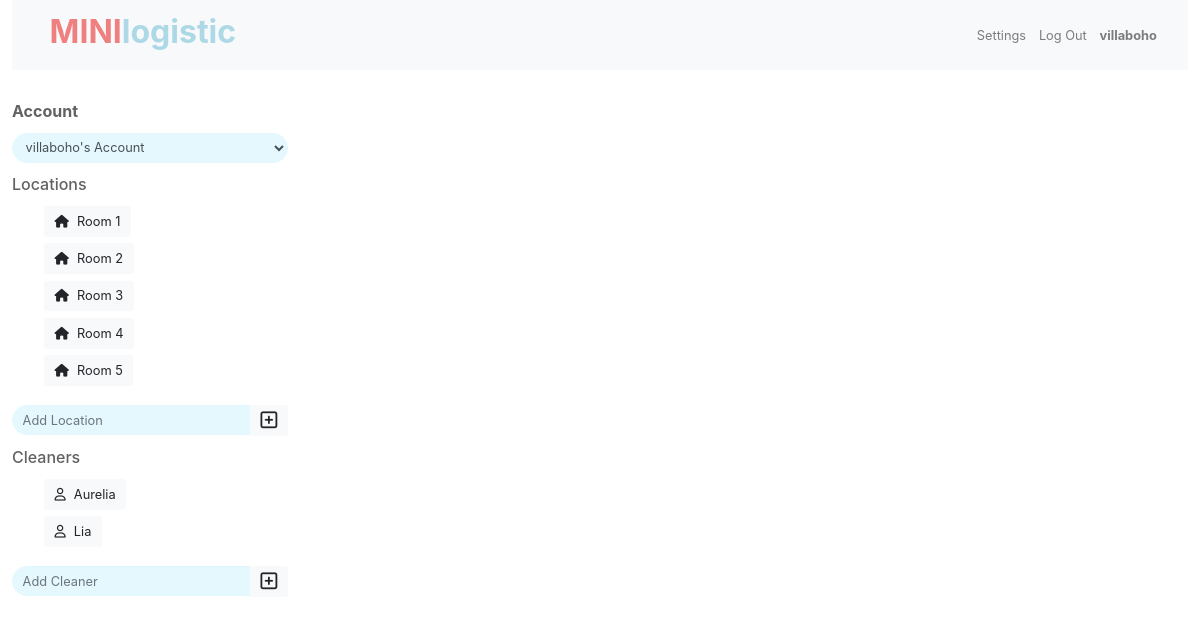
The app's page /minilogistic/settings/ (signed in) with its own data.
### minilogistic/models.py (models this page shows, shortened)
class User(AbstractUser):
    groups = models.ManyToManyField(Group, related_name='minilogistic_users', blank=True)
    user_permissions = models.ManyToManyField(Permission, related_name='minilogistic_users', blank=True)

class Account(models.Model):
    name = models.CharField(max_length=64)
    created_by = models.ForeignKey(User, on_delete=models.CASCADE, related_name="accounts_created", blank=True)
    date_created = models.DateTimeField(default= datetime.today)
    def __str__(self):
        return f"{self.name}"

class Location(models.Model):
    account = models.ForeignKey(Account, on_delete=models.CASCADE, related_name="locations")
    name = models.CharField(max_length=64)
    address = models.TextField(max_length=200, blank=True)
    comment = models.TextField(max_length=500, blank=True)
    date_created = models.DateTimeField(default= datetime.today)

class Cleaner(models.Model):
    account = models.ForeignKey(Account, on_delete=models.CASCADE, related_name="cleaners")
    name = models.CharField(max_length=64)
    title = models.TextField(max_length=200, blank=True, null=True)
    email = models.EmailField(blank=True, null=True)
    phone_number = PhoneNumberField(blank=True, null=True)
    date_created = models.DateTimeField(default= datetime.today)

### minilogistic/views.py (the view)
# urls.py: path('settings/', views.settings_view, name="settings"),
@login_required
def settings_view(request):
    user = request.user
    account_users = AccountUser.objects.filter(user=user)
    accounts = [account_user.account for account_user in account_users]
    selector = Selector.objects.filter(user=user).first()
    selected_account= selector.account
    locations = Location.objects.filter(account=selected_account)
    cleaners = Cleaner.objects.filter(account=selected_account)
    if request.method == "POST":
        new_location_name = request.POST.get("new_location")
        if new_location_name:
            new_location = Location(name=new_location_name, account=selected_account)
            new_location.save()
            return HttpResponseRedirect(reverse("minilogistic:settings"))
        new_cleaner_name = request.POST.get("new_cleaner")
        if new_cleaner_name:
            new_cleaner = Cleaner(name=new_cleaner_name, account=selected_account)
            new_cleaner.save()
            return HttpResponseRedirect(reverse("minilogistic:settings"))
    else:
        return render(request, "minilogistic/settings.html", {
            "accounts": accounts,
            "selected_account": selected_account,
            "locations": locations,
            "cleaners": cleaners
        })

### minilogistic/templates/minilogistic/settings.html (shortened to what this page needs)
{% extends "minilogistic/layout.html" %}
{% load static %}
{% block body %}
<h5 class="setting-title" ><b>Account</b></h5>
<div class="row">
    <div class="col-3">
        <form>
            <select class="form-control" id="Account" name="account" required>
                        <option value="" selected disabled> {{ selected_account }}</option>
            </select>
        </form>
    </div>
</div>
<h5 class="setting-title">Locations</h5>
<ul>
    {% for location in locations %}
    <li><button class="btn btn-light mb-2"><i class="fa-solid fa-house icon-margin-right"></i>{{ location.name }}</button></li>
    {% endfor %}
</ul>
<div class="row">
    <div class="col-3">
        <form method="POST" action="{% url 'minilogistic:settings' %}">
            <div class="input-group">
                <input class="form-control" type="text" placeholder="Add Location" id="new-location" name="new_location" required>
                <div class="input-group-append">
                    <button type="submit" class="btn btn-light"></button>
                </div>
            </div>
        </form>
    </div>
</div>
<h5 class="setting-title">Cleaners</h5>
<ul>
    {% for cleaner in cleaners %}
    <li><button class="btn btn-light mb-2"><i class="fa-regular fa-user icon-margin-right"></i>{{ cleaner.name }}</button></li>
    {% endfor %}
</ul>
<div class="row">
    <div class="col-3">
        <form method="POST" action="{% url 'minilogistic:settings' %}">
            <div class="input-group">
                <input class="form-control" type="text" placeholder="Add Cleaner" id="new-cleaner" name="new_cleaner" required>
                <div class="input-group-append">
                    <button type="submit" class="btn btn-light"></button>
                </div>
            </div>
        </form>
    </div>
</div>
{% endblock %}

### minilogistic/templates/minilogistic/layout.html (shortened to what this page needs)
{% load static %}
<!DOCTYPE html>
<html lang="en">
    <head>
        <link rel="stylesheet" href="https://stackpath.bootstrapcdn.com/bootstrap/4.4.1/css/bootstrap.min.css">
        <link href="{% static 'minilogistic/styles.css' %}" rel="stylesheet">
        <link rel="stylesheet" href="https://cdnjs.cloudflare.com/ajax/libs/font-awesome/4.7.0/css/font-awesome.min.css">
        <link rel="stylesheet" href="https://cdnjs.cloudflare.com/ajax/libs/font-awesome/6.0.0-beta3/css/all.min.css">
    </head>
    <body>
        <div class="container-fluid">
            <nav class="navbar navbar-expand-sm navbar-light bg-light">
                <div class="container-fluid">
                    <div class="collapse navbar-collapse" id="navbarNav">
                        <div class="d-flex align-items-center mr-auto">
                            <a class="nav-link" href="{% url 'minilogistic:agenda' %}" style="display: inline-flex;">
                                <h1 style="color:lightcoral; font-weight: bold;">MINI</h1>
                                <h1 style="color:lightblue; font-weight: bold;">logistic</h1>
                            </a>
                        </div>
                        {% if user.is_authenticated %}
                        <ul class="navbar-nav ml-auto">
                            <li class="nav-item">
                                <a class="nav-link" href="{% url 'minilogistic:settings' %}">Settings</a>
                            </li>
                            <li class="nav-item">
                                <a class="nav-link" href="{% url 'minilogistic:logout' %}">Log Out</a>
                            </li>
                            <li class="nav-item">
                                {% if user.is_authenticated %}
                               <a class="nav-link"><strong>{{ user.username }}</strong></a>
                            {% else %}
                                Not signed in.
                            {% endif %}
                            </li>
                        </ul>
                        {% endif %}
                    </div>
                </div>
            </nav>
            <br>
            {% block body %}
            {% endblock %}
        </div>
    </body>
</html>

### minilogistic/static/minilogistic/styles.css (style rules this page uses)
body { zoom: 80%; }
p, li { color: rgb(98, 98, 98); }
h5, h2 { color: rgb(98, 98, 98); }
ul li { list-style-type: none; }
.icon-margin-right { margin-right: 10px; }
.setting-title { margin-top: 15px; margin-bottom: 15px; }
.form-control { border-radius: 25px; border-color: rgb(224, 247, 253); background-color: rgba(224, 247, 253, 0.815); }

### records on screen
User: username "villaboho"
Account: account "villaboho's Account"
Location: name "Room 1"
Location: name "Room 2"
Location: name "Room 3"
Location: name "Room 4"
Location: name "Room 5"
Cleaner: name "Aurelia"
Cleaner: name "Lia"
